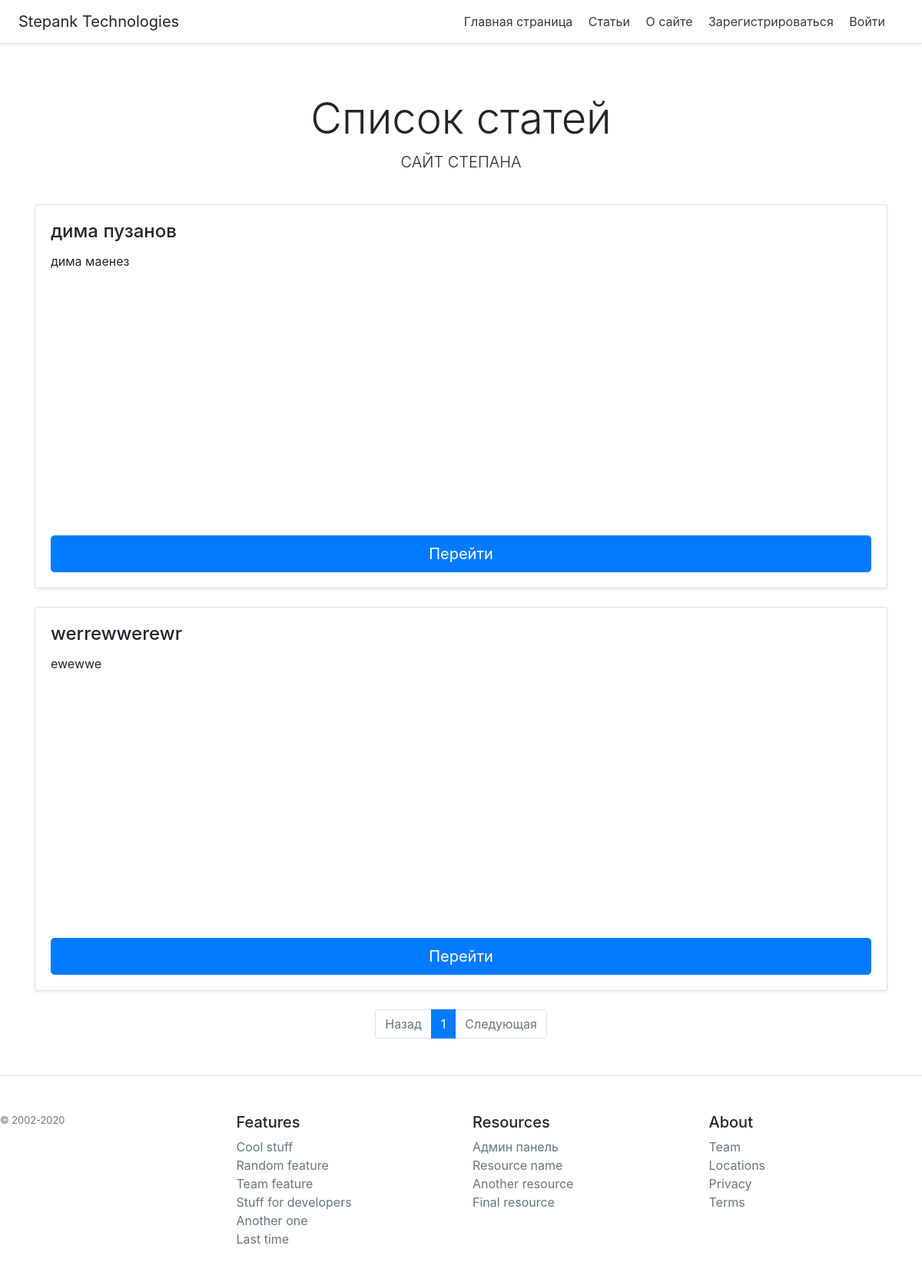
The app's page /articles/ with its own data.
### webapp/models.py (models this page shows, shortened)
class Post(db.Model):
    post_id = db.Column(db.Integer, primary_key=True)
    title = db.Column(db.String(32), nullable=False)
    header = db.Column(db.String(150), nullable=False)
    text = db.Column(db.String(), nullable=False)
    post_creation_date = db.Column(db.DateTime)

### webapp/articles/articles_routes.py (the view)
@arti.route('/')
def articles():
    page = request.args.get('page')
    if page and page.isdigit():
        page = int(page)
    else:
        page = 1
    articles_list = Post.query
    pages = articles_list.paginate(page=page, per_page=4)
    return render_template('/articles/articles.html', pages=pages)

### webapp/templates/articles/articles.html (shortened to what this page needs)
{% extends 'base.html' %}
{% block home %}
Список статей
{% endblock %}
{% block row %}
{% block body %}
{% for el in pages.items %}
<div class="">
    <div class="card mb-4 shadow-sm" style="min-height: 500px;">
            {% set post_date = el.post_creation_date %}
        <div class="card-body d-flex flex-column">
            <h4 class="card-title">{{ el.title }}</h4>
            <p class="card-text">{{ el.header }}</p>
            <a class="btn btn-primary btn-lg mt-auto" href="/articles/{{ el.post_id }}">Перейти</a>
        </div>
    </div>
</div>
{% endfor %}
{% endblock %}
<nav aria-label="Page navigation example">
  <ul class="pagination pg-blue justify-content-center">
    <li {% if not pages.has_prev %} class="page-item disabled" {% endif %}>
      <a class="page-link" href="./?page={{ pages.prev_num }}">Назад</a>
    </li>
    {% for page in pages.iter_pages() %}
     <li {% if page == pages.page %} class="page-item active" {% endif %}>
      <a class="page-link" href="./?page={{ page }}">{{ page }}<span class="sr-only">(current)</span></a>
    </li>
    {% endfor %}
    <li {% if not pages.has_next %} class="page-item disabled" {% endif %}>
      <a class="page-link" href="./?page={{ pages.next_num }}">Следующая</a>
    </li>
  </ul>
</nav>
{% endblock %}

### records on screen
Post: title "дима пузанов", header "дима маенез"
Post: title "werrewwerewr", header "ewewwe"

### other values on screen
{{ page }} "1"
